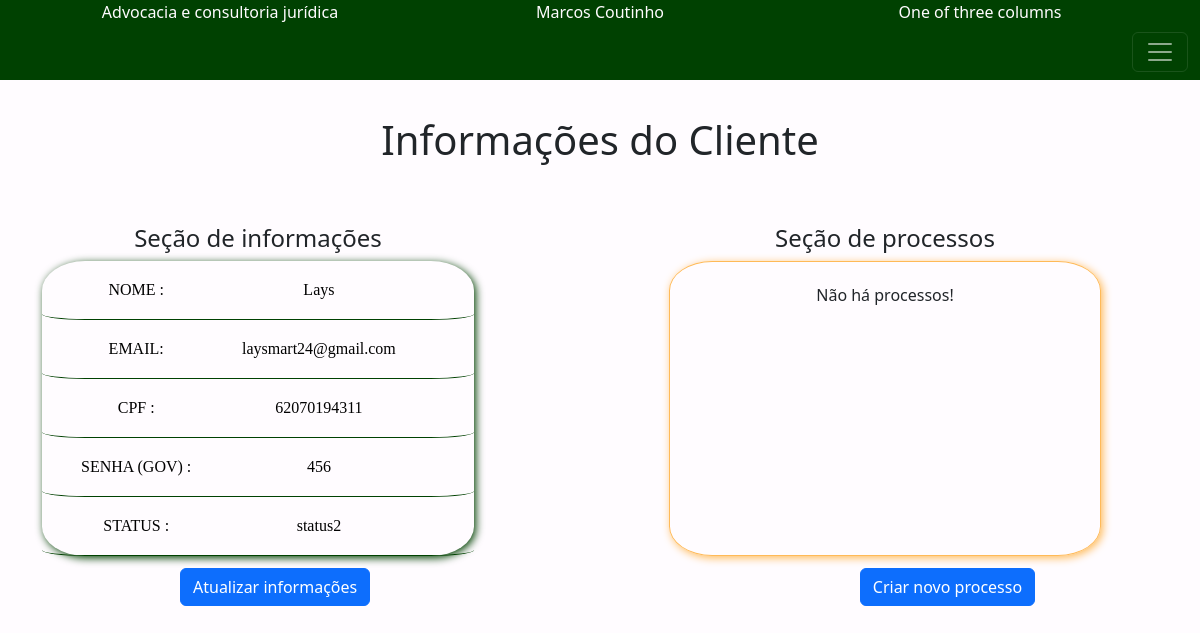
Screenshot of /exibirCliente.php?cpf=62070194311 with the database file from the repository.
### tables this page shows
CREATE TABLE Pessoa (nome TEXT, email TEXT, senha TEXT, cpf TEXT PRIMARY KEY, status TEXT);

### read2.php (called while the page is built, shortened)
<?php
require_once 'envio.php';
require_once 'Pessoa.php';
function buscarPorCPF($pdo, $cpf) {
    $query = "SELECT * FROM Pessoa WHERE cpf = :cpf";
    $statement = $pdo->prepare($query);
    $statement->bindValue(':cpf', $cpf);
    $statement->execute();
    $resultado = $statement->fetch();
    $pessoa = new Pessoa($resultado['nome'], $resultado['email'], $resultado['senha'],$resultado['cpf'], $resultado['status']);
    return $pessoa;
    }

### Pessoa.php (called while the page is built, shortened)
<?php
class Pessoa
{
    private string $nome;
    private string $email;
    private string $senha;
    private string $cpf;
    private string $status;
    public function __construct(string $nome, string $email,string $senha, string $cpf, string $status)
    {
        $this->nome = $nome;
        $this->email = $email;
        $this->senha = $senha;
        $this->cpf = $cpf;
        $this->status = $status;
    }
    public function status(): ?string
    {
        return $this->status;
    }
    public function nome(): string
    {
        return $this->nome;
    }
    public function email(): string
    {
        return $this->email;
    }
    public function cpf(): string
    {
        return $this->cpf;
    }
    public function senha(): string
    {
        return $this->senha;
    }
}

### pesquisaProcessos.php (called while the page is built, shortened)
<?php
function buscarProcessos($pdo,$cpf) {
    $sqlVerificar = "SELECT COUNT(*) FROM Processo WHERE cpf = :cpf";
    $query_verificar = $pdo->prepare($sqlVerificar);
    $query_verificar->bindValue(':cpf', $cpf);
    $query_verificar->execute();
    $numLinhas = $query_verificar->fetchColumn();
    if($numLinhas > 0){
        $query = "SELECT * FROM Processo WHERE cpf = :cpf";
        $statement = $pdo->prepare($query);
        $statement->bindValue(':cpf',$cpf);
        $statement->execute();
        $resultados = $statement->fetchall();
        $processos = [];
        foreach ($resultados as $resultado) {
            $processos[]= new Processo($resultado['cpf'],$resultado['protocolo'],$resultado['parceiro'],$resultado['descricao'],$resultado['dataAbertura']);
        }
        return $processos;
    } else{
        return "Não há processos";
    }
}

### exibirCliente.php (the view, shortened to what this page needs)
<?php
require_once 'conexao.php';
require_once 'Pessoa.php';
require_once 'read2.php';
require_once 'pesquisaProcessos.php';
?>
<!DOCTYPE html>
<html lang="en">
<head>
    <link rel="stylesheet" href="exibirCliente.css">
    <link href="https://cdn.jsdelivr.net/npm/bootstrap@5.3.3/dist/css/bootstrap.min.css" rel="stylesheet">
</head>
<body>
    <header>
    <div class="container text-center">
  <div class="row align-items-center">
    <div class="col">
      Advocacia e consultoria jurídica
    </div>
    <div class="col">
      Marcos Coutinho
    </div>
    <div class="col">
      One of three columns
    </div>
  </div>
</div>
<nav class="navbar " data-bs-theme="dark">
  <div class="container-fluid">
    <button class="navbar-toggler" type="button" data-bs-toggle="collapse" data-bs-target="#navbarNav" aria-controls="navbarNav" aria-expanded="false" aria-label="Toggle navigation">
      <span class="navbar-toggler-icon"></span>
    </button>
  </div>
</nav>
    </header>
   <main>
   <?php if (isset($_GET['cpf'])) {
    $cpf_pessoa = $_GET['cpf'];
    $pessoa = buscarPorCPF($pdo,$cpf_pessoa);
    $processos = buscarProcessos($pdo,$cpf_pessoa);
}?>
    <section class="secao_aluno">
    <h1 class="title_principal" >Informações do Cliente</h1>
<div class="container text-center ">
  <div class="row justify-content-start secoes">
        <div class="col-4 secao_informacoes">
        <h4 class="title_secao_informacao">Seção de informações</h4>
         <div class="celulas_info_clientes">
           <div class="secao_informacoes_texts">
              <div class="texts_info_rotulo">
                NOME :
              </div>
              <div class="texts_info_values"><?php echo $pessoa->nome();?>
            </div>
           </div>
           <div class="secao_informacoes_texts">
              <div class="texts_info_rotulo">
                EMAIL:
              </div>
              <div class="texts_info_values"><?php echo $pessoa->email();?>
            </div>
           </div>
           <div class="secao_informacoes_texts">
              <div class="texts_info_rotulo">
                CPF :
              </div>
              <div class="texts_info_values"><?php echo $pessoa->cpf();?>
            </div>
           </div>
           <div class="secao_informacoes_texts">
              <div class="texts_info_rotulo">
                SENHA (GOV) :
              </div>
              <div class="texts_info_values"><?php echo $pessoa->senha();?>
            </div>
           </div>
           <div class="secao_informacoes_texts">
              <div class="texts_info_rotulo">
                STATUS :
              </div>
              <div
               class="texts_info_values"><?php echo $pessoa->status();?>
            </div>
         </div>
         </div>
        </div>
    <div class="col-4 secao_processos">
    <h4 class="title_secao_processos">Seção de processos</h4>
    <div class="celulas_scroll">
      <?php if(!empty(is_array($processos) && $processos)){
            foreach($processos as $processo): ?>
            <div class="exibir_processos" onclick="window.location='exibirProcesso.php?protocolo=<?php echo $processo->protocolo();?>'" style="cursor:pointer;">
              <div class="container text-center">
              <div class="row justify-content-center">
                <div class="col-4" >
                  Protocolo: <?php echo $processo->protocolo(); ?>
                </div>
                <div class="col-4">
                Parceiro: <?php echo $processo->parceiro(); ?>
                </div>
                <div class="col-4">
                <?php $dataAberturaFormatada = date('d/m/Y', strtotime($processo->dataAbertura()));?>
                Data: <?php  echo $dataAberturaFormatada; ?>
                </div>
              </div>
            </div>
            </div>
              <?php endforeach;}
            else{
              echo "Não há processos!";
            }?>
                  </div>
    </div>
  </div>
   </main>
<div class="btns">
     <button class="btn btn-primary cria_processo" type="submit" onclick="window.location='atualizaCliente.php?cpf=<?php echo $pessoa->cpf(); ?>';">Atualizar informações</button>
    <button class="btn btn-primary cria_processo" type="submit" onclick="window.location='criaProcessos.php?cpf=<?php echo $pessoa->cpf(); ?>';">Criar novo processo</button>
</div>
</body>
</html>

### exibirCliente.css (style rules this page uses)
:root { --cor-primaria: #004101; --cor-secundaria: #FFBA58; --cor-terciaria: #FFFCFF; }
* { margin: 0; padding: 0; box-sizing: border-box; }
body { background-color: var(--cor-terciaria) !important; min-height: 100vh; }
header { background-color: var(--cor-primaria) !important; margin-bottom: 3%; color: #FFFCFF; }
.title_principal { text-align: center; margin-bottom: 5%; }
.secoes { display: flex; gap: 15% !important; }
.secao_informacoes { width: 40% !important; display: flex; flex-direction: column; }
.celulas_info_clientes { height: 200% !important; border-radius: 10%; box-shadow: 2px 2px 8px 0px #004101; }
.secao_informacoes_texts { display: flex; padding: 3%; border-bottom :1px solid var(--cor-primaria); border-radius: 10%; }
.texts_info_rotulo { padding:1% 5%; font-family: 'Times New Roman', Times, serif; color:black; width: 40%; }
.texts_info_values { padding:1% 5%; font-family: 'Times New Roman', Times, serif; color: rgb(1, 1, 1); width: 50%; }
.secao_processos { align-items: center; display: flex; flex-direction: column; width: 40% !important; }
.celulas_scroll { height: 200%; min-width: 100%; padding: 5%; border: 1px solid var(--cor-secundaria); overflow-y: auto; display: flex; flex-direction: column; gap:2%; border-radius: 10%; box-shadow: 2px 2px 8px 0px var(--cor-secundaria); }
.btns { display: flex; align-items: flex-start; gap: 48%; padding-top: 1%; padding-left: 15%; }

### rows the page displays
pessoa: nome "Lays", email "laysmart24@gmail.com", cpf "62070194311", senha "456", status "status2"
